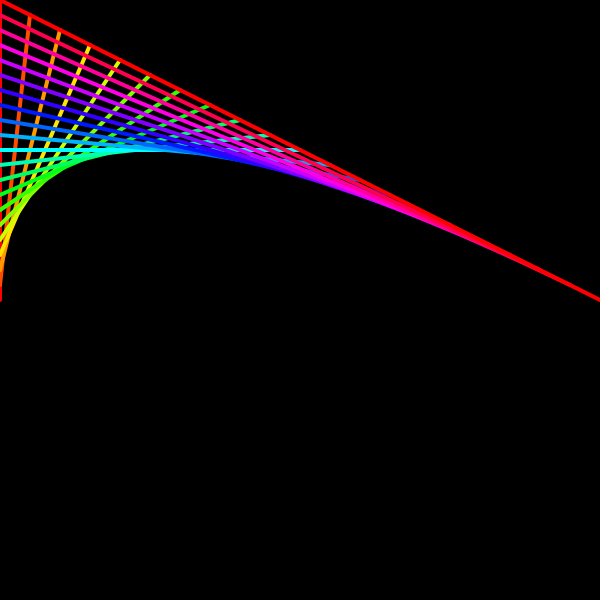
Frame 1 (no input)
Frame 60 (no input): identical to frame 1, image omitted
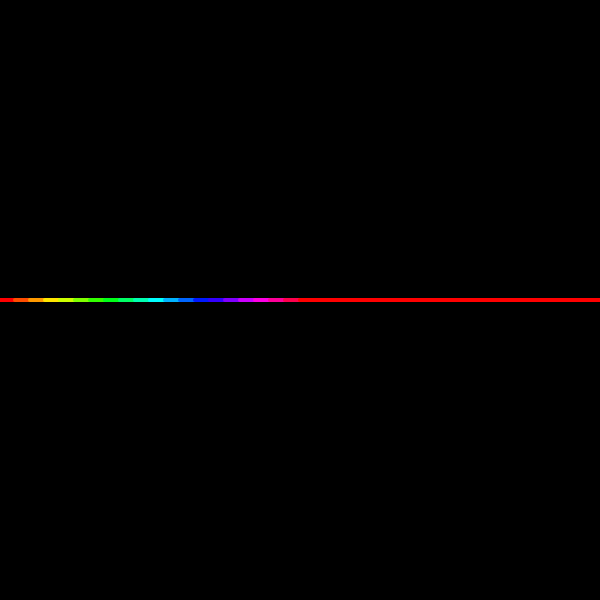
Frame 120 (the mouse pressed at the canvas centre since frame 60)

The p5.js sketch that drew these frames (run headless with seeded random() and noise() and a simulated clock; from frame 60 on, the mouse is pressed at the canvas centre):

// p5.js sketch
// ── sketch.js
// Bezier (Quadratic)
// The Coding Train / Daniel Shiffman
// https://thecodingtrain.com/CodingChallenges/163-bezier.html
// https://youtu.be/zUgsYaUQNBk

// Basic: https://editor.p5js.org/codingtrain/sketches/Z53a719cQ
// Editor by Simon Tiger: https://editor.p5js.org/codingtrain/sketches/_R7RgtGfA
// bezierVertex: https://editor.p5js.org/codingtrain/sketches/O3_cLiOaw
// Time Table Cardioid with Bezier: https://editor.p5js.org/codingtrain/sketches/kZ8dpklQg
// Quadratic: https://editor.p5js.org/codingtrain/sketches/fJIMDmHcE
// Cubic: https://editor.p5js.org/codingtrain/sketches/S1Pt8lol1
// Bezier with Formula: https://editor.p5js.org/codingtrain/sketches/0XOLNHbvC

let p0, p1;

function setup() {
  createCanvas(600, 600);
  p0 = createVector(0, 300);
  p1 = createVector(300, 0);
  p2 = createVector(600, 300);
}

function draw() {
  background(0);
  stroke(255);
  strokeWeight(4);
  // line(p0.x, p0.y, p1.x, p1.y);

  p1.x = mouseX;
  p1.y = mouseY;

  let delta = 0.05;
  colorMode(HSB);

  noFill();
  for (let t = 0; t <= 1.00001; t += delta) {
    let x1 = lerp(p0.x, p1.x, t);
    let y1 = lerp(p0.y, p1.y, t);
    let x2 = lerp(p1.x, p2.x, t);
    let y2 = lerp(p1.y, p2.y, t);
    stroke(t * 360, 255, 255);
    line(x1, y1, x2, y2);
    let x = lerp(x1, x2, t);
    let y = lerp(y1, y2, t);
  }
}
